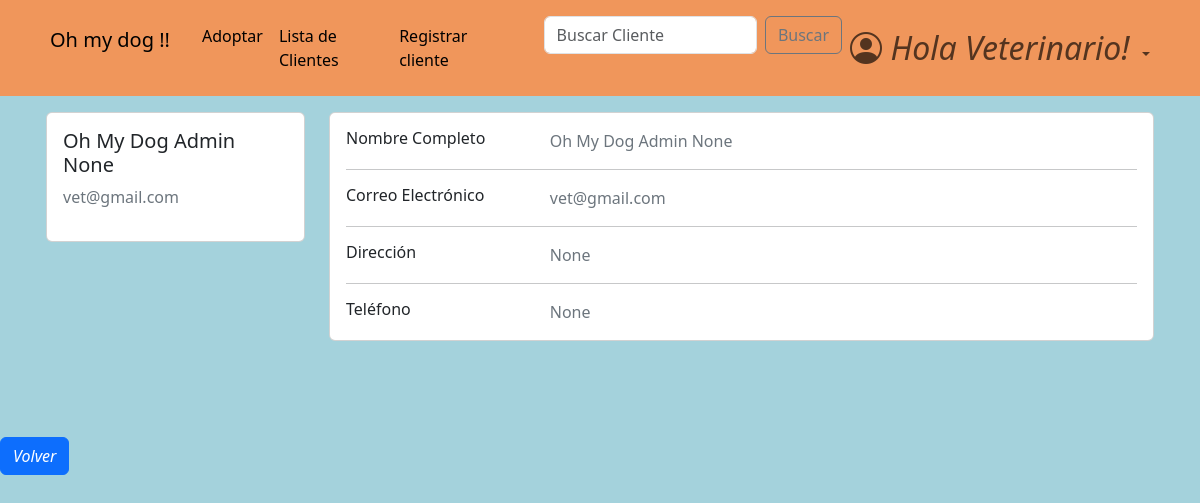
Page /accounts/profile/2 (signed in) on the earlier database version.
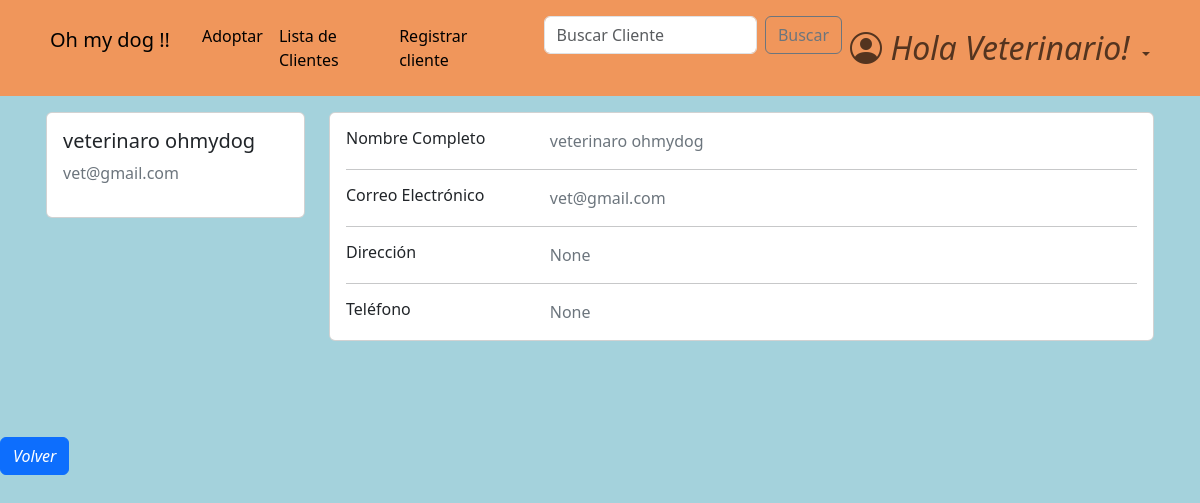
Same page on the later database version.
### accounts/models.py (models this page shows, shortened)
class CustomUser(AbstractBaseUser, PermissionsMixin):
    email =                     models.EmailField(verbose_name="email", unique=True)    #.foreignKey ??
    name =                      models.CharField(max_length=25)   #slug es texto corto
    surname =                   models.CharField(max_length=30, blank=True, null=True)
    address =                   models.CharField(max_length=30, blank=True, null=True)
    telephone =                 models.SlugField(max_length=12, blank=True, null=True)
    is_active =                 models.BooleanField(default=True)
    is_staff =                  models.BooleanField(default=False)
    is_admin =                  models.BooleanField(default=False)
    last_login =                models.DateTimeField(verbose_name="last login", default=datetime.datetime.now)
    is_veterinario =            models.BooleanField(default=False)
    USERNAME_FIELD = "email"    #variable por la cual se ingresa, dice username pero seria como 'campo que representa el inicio de sesion'
    REQUIRED_FIELDS = ['name',]    #no permite registros si no tiene estos campos completos
    objects = CustomUserManager()

### accounts/views.py (the view)
# urls.py: path('profile/<pk>',views.profile_view, name= 'profile'),
def profile_view(request,pk):
    if not request.user.is_authenticated:
        return redirect('login')
    user = CustomUser.objects.get(pk=pk)
    context = {
        'user': user
    }
    return render(request, 'profile.html', context)

### accounts/templates/profile.html (shortened to what this page needs)
{% extends 'home.html' %}
{% block content %}
<main>
<div class="container card-izq " >
  <div class="row row-1">
    <div class="col-md-3">
      <div class="card">
        <div class="card-body">
          <h5>{{ user.name }} {{ user.surname }}</h5>
          <p class="text-secondary">{{ user.email }}</p>
        </div>
      </div>
    </div>
    <div class="col-md-9">
      <div class="card mb-3">
        <div class="card-body">
          <div class="row">
            <div class="col-sm-3">
              <h6 class="mb-0">Nombre Completo</h6>
            </div>
            <div class="col-sm-9 text-secondary">
              {{ user.name }} {{ user.surname }}
            </div>
          </div>
          <hr>
          <div class="row">
            <div class="col-sm-3">
              <h6 class="mb-0">Correo Electrónico</h6>
            </div>
            <div class="col-sm-9 text-secondary">
              {{ user.email }}
            </div>
          </div>
          <hr>
          <div class="row">
            <div class="col-sm-3">
              <h6 class="mb-0">Dirección</h6>
            </div>
            <div class="col-sm-9 text-secondary">
              {{ user.address }}
            </div>
          </div>
          <hr>
          <div class="row">
            <div class="col-sm-3">
              <h6 class="mb-0">Teléfono</h6>
            </div>
            <div class="col-sm-9 text-secondary">
              {{ user.telephone }}
            </div>
          </div>
        </div>
      </div>
    </div>
  </div>
</div>
<a href="{% url 'home' %}" class="btn btn-primary"><i>Volver</i></a>
</main>
{% endblock  %}

Differences in the rows shown:
changed CustomUser "vet@gmail.com": name "Oh My Dog Admin" → "veterinaro"; surname "None" → "ohmydog"
